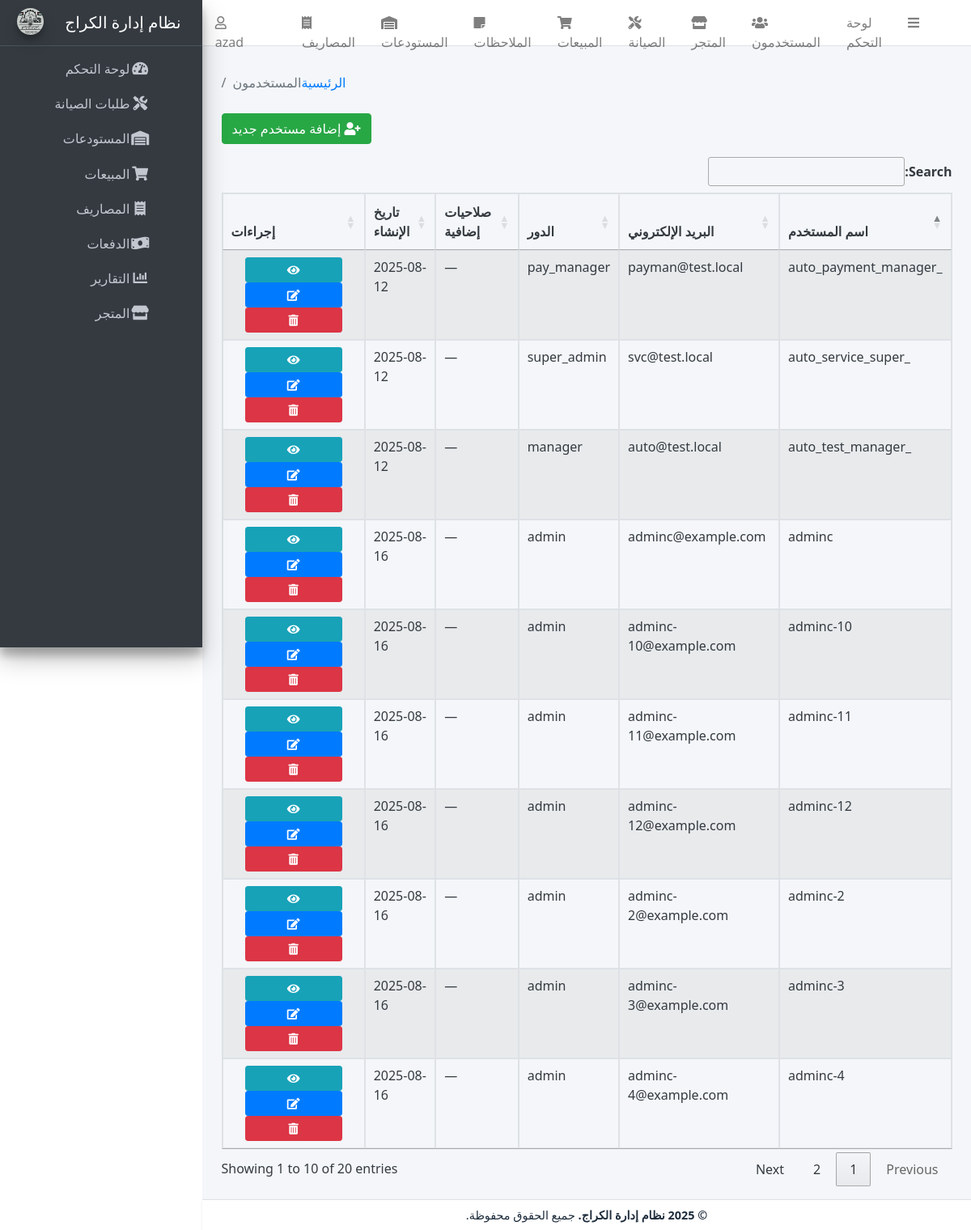
Page /users/ (signed in) on the committed database.
### models.py (models this page shows, shortened)
class TimestampMixin:
    created_at = db.Column(db.DateTime, default=datetime.utcnow, nullable=False)
    updated_at = db.Column(db.DateTime, default=datetime.utcnow, onupdate=datetime.utcnow, nullable=False)

class User(db.Model, UserMixin, TimestampMixin):
    __tablename__ = "users"
    id = db.Column(db.Integer, primary_key=True)
    username = db.Column(db.String(50), unique=True, nullable=False)
    email = db.Column(db.String(120), unique=True, nullable=False)
    password_hash = db.Column(db.String(128), nullable=False)
    role_id = db.Column(db.Integer, db.ForeignKey("roles.id"))
    is_active = db.Column(db.Boolean, default=True)
    last_login = db.Column(db.DateTime)
    role = db.relationship("Role", backref="users")
    extra_permissions = db.relationship(
        "Permission",
        secondary=user_permissions,
        backref=db.backref("users_extra", lazy="dynamic"),
        lazy="dynamic",
    )
    service_requests = db.relationship("ServiceRequest", back_populates="mechanic", lazy="dynamic")
    sales = db.relationship("Sale", back_populates="seller", cascade="all, delete-orphan")
    def has_permission(self, name: str) -> bool:
        if self.role and self.role.name == "super_admin":
            return True
        if self.role and self.role.has_permission(name):
            return True
        return self.extra_permissions.filter_by(name=name).first() is not None

class Role(db.Model):
    __tablename__ = "roles"
    id = db.Column(db.Integer, primary_key=True)
    name = db.Column(db.String(50), unique=True, nullable=False)
    description = db.Column(db.String(200))
    is_default = db.Column(db.Boolean, default=False)
    permissions = db.relationship(
        "Permission",
        secondary=role_permissions,
        lazy="selectin",
        backref=db.backref("roles", lazy="selectin"),
    )

### routes/users.py (the view, shortened to what this page needs)
@users_bp.route('/', methods=['GET'], endpoint='list_users')
@login_required
@permission_required('manage_users')
def list_users():
    q = User.query.options(joinedload(User.role))
    term = request.args.get('search', '')
    if term:
        like = f"%{term}%"
        q = q.filter((User.username.ilike(like)) | (User.email.ilike(like)))
    page = request.args.get('page', 1, type=int)
    per_page = request.args.get('per_page', 20, type=int)
    pagination = q.order_by(User.username).paginate(page=page, per_page=per_page, error_out=False)
    users = pagination.items
    args = request.args.to_dict(flat=True); args.pop('page', None)
    return render_template('users/list.html', users=users, pagination=pagination, search=term, args=args)

### utils.py (called while the page is built, shortened)
def permission_required(*permission_names):
    base_needed = {str(p).strip().lower() for p in permission_names if p}
    def decorator(f):
        @wraps(f)
        def wrapped(*args, **kwargs):
            try:
                from flask import current_app as _ca
                cfg = getattr(_ca, "config", {})
            except Exception:
                cfg = {}
            if cfg.get("PERMISSION_DISABLED") or cfg.get("LOGIN_DISABLED"):
                return f(*args, **kwargs)
            try:
                role_name = str(getattr(getattr(current_user, "role", None), "name", "")).lower()
                if role_name in {r.lower() for r in _SUPER_ROLES}:
                    return f(*args, **kwargs)
            except Exception:
                pass
        return wrapped
    return decorator

### templates/users/list.html (shortened to what this page needs)
{% extends 'base.html' %}
{% block breadcrumb %}
<li class="breadcrumb-item">
  <a href="{{ url_for('main.dashboard') }}">الرئيسية</a>
</li>
<li class="breadcrumb-item active">المستخدمون</li>
{% endblock %}
{% block content %}
<div class="container-fluid">
  {% if current_user.has_permission('admin_access') %}
    <a href="{{ url_for('users.create_user') }}" class="btn btn-success mb-3">
      <i class="fas fa-user-plus"></i> إضافة مستخدم جديد
    </a>
  {% endif %}
  <table id="users-table" class="table table-striped table-bordered">
    <thead>
      <tr>
        <th>اسم المستخدم</th>
        <th>البريد الإلكتروني</th>
        <th>الدور</th>
        <th>صلاحيات إضافية</th>
        <th>تاريخ الإنشاء</th>
        {% if current_user.has_permission('admin_access') %}
          <th>إجراءات</th>
        {% endif %}
      </tr>
    </thead>
    <tbody>
      {% for user in users %}
        <tr>
          <td>{{ user.username }}</td>
          <td>{{ user.email }}</td>
          <td>{{ user.role.name if user.role else '—' }}</td>
          <td>
            {% set perms = user.extra_permissions.all() %}
            {% if perms %}
              {{ perms | map(attribute='name') | join(', ') }}
            {% else %}
              —
            {% endif %}
          </td>
          <td>{{ user.created_at.strftime('%Y-%m-%d') }}</td>
          {% if current_user.has_permission('admin_access') %}
            <td class="text-center">
              <a href="{{ url_for('users.user_detail', user_id=user.id) }}"
                 class="btn btn-sm btn-info" title="تفاصيل">
                <i class="fas fa-eye"></i>
              </a>
              <a href="{{ url_for('users.edit_user', user_id=user.id) }}"
                 class="btn btn-sm btn-primary" title="تعديل">
                <i class="fas fa-edit"></i>
              </a>
              <form action="{{ url_for('users.delete_user', user_id=user.id) }}"
                    method="post" class="d-inline"
                    onsubmit="return confirm('هل أنت متأكد من حذف هذا المستخدم؟');">
                <button type="submit" class="btn btn-sm btn-danger" title="حذف">
                  <i class="fas fa-trash-alt"></i>
                </button>
              </form>
            </td>
          {% endif %}
        </tr>
      {% endfor %}
    </tbody>
  </table>
</div>
{% endblock %}

### templates/base.html (shortened to what this page needs)
<!DOCTYPE html>
<html lang="ar" dir="rtl">
<head>
  <link rel="stylesheet" href="{{ url_for('static', filename='adminlte/plugins/fontawesome-free/css/all.min.css') }}"/>
  <link rel="stylesheet" href="{{ url_for('static', filename='adminlte/css/adminlte.min.css') }}"/>
  <link rel="stylesheet" href="https://cdn.datatables.net/1.13.4/css/jquery.dataTables.min.css"/>
  <link rel="stylesheet" href="https://cdn.datatables.net/buttons/2.3.6/css/buttons.dataTables.min.css"/>
  <link rel="stylesheet" href="{{ url_for('static', filename='adminlte/plugins/select2/css/select2.min.css') }}"/>
  <link rel="stylesheet" href="{{ url_for('static', filename='adminlte/plugins/select2-bootstrap4-theme/select2-bootstrap4.min.css') }}"/>
  <link rel="stylesheet" href="https://cdnjs.cloudflare.com/ajax/libs/bootstrap-datepicker/1.9.0/css/bootstrap-datepicker.min.css"/>
  <link rel="stylesheet" href="{{ url_for('static', filename='css/style.css') }}"/>
  <link rel="stylesheet" href="{{ url_for('static', filename='css/reporting.css') }}"/>
</head>
<body class="hold-transition sidebar-mini layout-fixed font-lato">
  <div class="wrapper">
    {% include 'partials/navbar.html' %}
    {% include 'partials/sidebar.html' %}
    <div class="content-wrapper">
      <section class="content pt-3 px-3">
      </section>
      <div class="content-header">
        <div class="container-fluid">
          <div class="row mb-2">
            <div class="col-sm-6">
            </div>
            <div class="col-sm-6">
              <ol class="breadcrumb float-sm-left">
                {% block breadcrumb %}{% endblock %}
              </ol>
            </div>
          </div>
        </div>
      </div>
      <section class="content px-3 pb-3">
        {% block content %}{% endblock %}
      </section>
    </div>
    {% include 'partials/footer.html' %}
  </div>
</body>
</html>

### templates/partials/navbar.html (shortened to what this page needs)
<nav class="main-header navbar navbar-expand navbar-white navbar-light">
  <ul class="navbar-nav">
    <li class="nav-item">
      <a class="nav-link" data-widget="pushmenu" href="#"><i class="fas fa-bars"></i></a>
    </li>
    <li class="nav-item d-none d-sm-inline-block">
      <a href="{{ url_for('main.dashboard') }}" class="nav-link">لوحة التحكم</a>
    </li>
    <li class="nav-item d-none d-sm-inline-block">
      <a href="{{ url_for_any('users.index','users.list_users','users_bp.index','users.list','users_bp.list') }}" class="nav-link">
        <i class="fas fa-users"></i> المستخدمون
      </a>
    </li>
    <li class="nav-item d-none d-sm-inline-block">
      <a href="{{ url_for_any('shop.index','shop_bp.index') }}" class="nav-link">
        <i class="fas fa-store"></i> المتجر
      </a>
    </li>
    <li class="nav-item d-none d-sm-inline-block">
      <a href="{{ url_for_any('service.index','service_bp.index') }}" class="nav-link">
        <i class="fas fa-tools"></i> الصيانة
      </a>
    </li>
    <li class="nav-item d-none d-sm-inline-block">
      <a href="{{ url_for_any('sales.index','sales_bp.index') }}" class="nav-link">
        <i class="fas fa-shopping-cart"></i> المبيعات
      </a>
    </li>
    <li class="nav-item d-none d-sm-inline-block">
      <a href="{{ url_for_any('notes.index','notes_bp.index') }}" class="nav-link">
        <i class="fas fa-sticky-note"></i> الملاحظات
      </a>
    </li>
    <li class="nav-item d-none d-sm-inline-block">
      <a href="{{ url_for_any('warehouse_bp.list','warehouses.list','warehouses.index') }}" class="nav-link">
        <i class="fas fa-warehouse"></i> المستودعات
      </a>
    </li>
    <li class="nav-item d-none d-sm-inline-block">
      <a href="{{ url_for_any('expenses.index','expenses_bp.index') }}" class="nav-link">
        <i class="fas fa-receipt"></i> المصاريف
      </a>
    </li>
  </ul>
  <ul class="navbar-nav ml-auto">
    <li class="nav-item dropdown">
      <a class="nav-link" data-toggle="dropdown" href="#">
        <i class="far fa-user"></i> {{ current_user.username if current_user.is_authenticated else 'حسابي' }}
      </a>
    </li>
  </ul>
</nav>

### templates/partials/sidebar.html (shortened to what this page needs)
<aside class="main-sidebar sidebar-dark-primary elevation-4">
  <a href="{{ url_for('main.dashboard') }}" class="brand-link text-center">
    <img src="{{ url_for('static', filename='img/logo.png') }}" alt="Logo"
         class="brand-image img-circle elevation-3" style="opacity:.8">
    <span class="brand-text font-weight-light">نظام إدارة الكراج</span>
  </a>
  <div class="sidebar">
    <nav class="mt-2">
      <ul class="nav nav-pills nav-sidebar flex-column" role="menu">
        <li class="nav-item">
          <a href="{{ url_for('main.dashboard') }}" class="nav-link">
            <i class="nav-icon fas fa-tachometer-alt"></i><p>لوحة التحكم</p>
          </a>
        </li>
        <li class="nav-item">
          <a href="{{ url_for_any('service.index','service_bp.index') }}" class="nav-link">
            <i class="nav-icon fas fa-tools"></i><p>طلبات الصيانة</p>
          </a>
        </li>
        <li class="nav-item">
          <a href="{{ url_for_any('warehouse_bp.list','warehouses.list','warehouses.index') }}" class="nav-link">
            <i class="nav-icon fas fa-warehouse"></i><p>المستودعات</p>
          </a>
        </li>
        <li class="nav-item">
          <a href="{{ url_for_any('sales.index','sales_bp.index') }}" class="nav-link">
            <i class="nav-icon fas fa-shopping-cart"></i><p>المبيعات</p>
          </a>
        </li>
        <li class="nav-item">
          <a href="{{ url_for_any('expenses.index','expenses_bp.index') }}" class="nav-link">
            <i class="nav-icon fas fa-receipt"></i><p>المصاريف</p>
          </a>
        </li>
        <li class="nav-item">
          <a href="{{ url_for_any('payments.index','payments_bp.index') }}" class="nav-link">
            <i class="nav-icon fas fa-money-bill-wave"></i><p>الدفعات</p>
          </a>
        </li>
        <li class="nav-item">
          <a href="{{ url_for_any('reports.ar_aging','reports_bp.ar_aging','reports.index','reports_bp.index') }}" class="nav-link">
            <i class="nav-icon fas fa-chart-bar"></i><p>التقارير</p>
          </a>
        </li>
        <li class="nav-item">
          <a href="{{ url_for_any('shop.index','shop_bp.index') }}" class="nav-link">
            <i class="nav-icon fas fa-store"></i><p>المتجر</p>
          </a>
        </li>
      </ul>
    </nav>
  </div>
</aside>

### templates/partials/footer.html
<footer class="main-footer text-center bg-white py-2 shadow-sm">
  <strong>© {{ now().year }} نظام إدارة الكراج.</strong> جميع الحقوق محفوظة.
</footer>

### static/css/style.css (style rules this page uses)
:root { --font-family-ar: 'Segoe UI', Tahoma, Geneva, Verdana, sans-serif; --sidebar-link-default: #e0e0e0; --sidebar-link-hover: #ffffff; --sidebar-link-hover-bg: rgba(255, 255, 255, 0.1); --content-bg: #f4f6f9; --content-text: #343a40; --card-header-bg: #343a40; --card-header-text: #f8f9fa; --footer-bg: #f4f6f9; --dark-bg: #343a40; --dark-sidebar-bg: #1e282c; --dark-content-bg: #2e3b4e; --dark-text: #c2c7d0; --dark-text-alt: #e0e0e0; --dark-bg-alt: #273143; }
body { direction: rtl; font-family: var(--font-family-ar); }
.main-sidebar { overflow-x: visible; }
.main-sidebar .nav-link { color: var(--sidebar-link-default); white-space: normal; word-break: break-word; text-align: right; padding-left: 1rem; padding-right: 0.5rem; }
.main-sidebar .nav-link .nav-icon { margin-right: 0.5rem; margin-left: 0; }
.brand-link .brand-text { white-space: normal; text-align: center; display: block; }
.content-wrapper { background-color: var(--content-bg); color: var(--content-text); }
.main-footer { background-color: var(--footer-bg); padding: 10px 0; font-size: 0.9rem; text-align: center; }

### static/css/reporting.css (style rules this page uses)
.btn { min-width: 120px; }

### rows in the picture
User: username "azad"
User: username "_auto_payment_manager", email "payman@test.local", role "pay_manager", created_at "2025-08-12"
User: username "_auto_service_super", email "svc@test.local", role "super_admin", created_at "2025-08-12"
User: username "_auto_test_manager", email "auto@test.local", role "manager", created_at "2025-08-12"
User: username "adminc", email "adminc@example.com", role "admin", created_at "2025-08-16"
User: username "adminc-10", email "adminc-10@example.com", role "admin", created_at "2025-08-16"
User: username "adminc-11", email "adminc-11@example.com", role "admin", created_at "2025-08-16"
User: username "adminc-12", email "adminc-12@example.com", role "admin", created_at "2025-08-16"
User: username "adminc-2", email "adminc-2@example.com", role "admin", created_at "2025-08-16"
User: username "adminc-3", email "adminc-3@example.com", role "admin", created_at "2025-08-16"
User: username "adminc-4", email "adminc-4@example.com", role "admin", created_at "2025-08-16"
